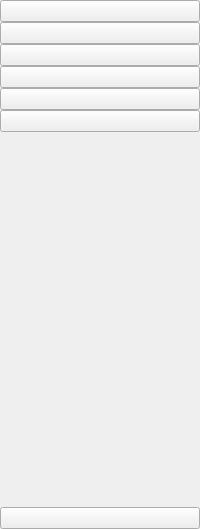
     <widget class="QWidget" name="icon_only_widget" native="true">
      <layout class="QVBoxLayout" name="verticalLayout_3">
       <property name="spacing">
        <number>0</number>
       </property>
       <property name="leftMargin">
        <number>0</number>
       </property>
       <property name="topMargin">
        <number>0</number>
       </property>
       <property name="rightMargin">
        <number>0</number>
       </property>
       <property name="bottomMargin">
        <number>0</number>
       </property>
       <item>
        <layout class="QVBoxLayout" name="verticalLayout">
         <property name="spacing">
          <number>0</number>
         </property>
         <item>
          <widget class="QPushButton" name="parede_btn_1">
           <property name="text">
            <string/>
           </property>
           <property name="icon">
            <iconset resource="resource.qrc">
             <normaloff>:/icon/icon/parede_off.svg</normaloff>
             <normalon>:/icon/icon/parede_on.svg</normalon>:/icon/icon/parede_off.svg</iconset>
           </property>
           <property name="iconSize">
            <size>
             <width>30</width>
             <height>30</height>
            </size>
           </property>
           <property name="checkable">
            <bool>true</bool>
           </property>
           <property name="autoExclusive">
            <bool>true</bool>
           </property>
          </widget>
         </item>
         <item>
          <widget class="QPushButton" name="porta_btn_1">
           <property name="text">
            <string/>
           </property>
           <property name="icon">
            <iconset resource="resource.qrc">
             <normaloff>:/icon/icon/porta_off.svg</normaloff>
             <normalon>:/icon/icon/porta_on.svg</normalon>:/icon/icon/porta_off.svg</iconset>
           </property>
           <property name="iconSize">
            <size>
             <width>30</width>
             <height>30</height>
            </size>
           </property>
           <property name="checkable">
            <bool>true</bool>
           </property>
           <property name="autoExclusive">
            <bool>true</bool>
           </property>
          </widget>
         </item>
         <item>
          <widget class="QPushButton" name="janela_btn_1">
           <property name="text">
            <string/>
           </property>
           <property name="icon">
            <iconset resource="resource.qrc">
             <normaloff>:/icon/icon/janela_off.svg</normaloff>
             <normalon>:/icon/icon/janela_on.svg</normalon>:/icon/icon/janela_off.svg</iconset>
           </property>
           <property name="iconSize">
            <size>
             <width>30</width>
             <height>30</height>
            </size>
           </property>
           <property name="checkable">
            <bool>true</bool>
           </property>
           <property name="autoExclusive">
            <bool>true</bool>
           </property>
          </widget>
         </item>
         <item>
          <widget class="QPushButton" name="cobertura_btn_1">
           <property name="text">
            <string/>
           </property>
           <property name="icon">
            <iconset resource="resource.qrc">
             <normaloff>:/icon/icon/cobertura_off.svg</normaloff>
             <normalon>:/icon/icon/cobertura_on.svg</normalon>:/icon/icon/cobertura_off.svg</iconset>
           </property>
           <property name="iconSize">
            <size>
             <width>30</width>
             <height>30</height>
            </size>
           </property>
           <property name="checkable">
            <bool>true</bool>
           </property>
           <property name="autoExclusive">
            <bool>true</bool>
           </property>
          </widget>
         </item>
         <item>
          <widget class="QPushButton" name="pessoas_btn_1">
           <property name="text">
            <string/>
           </property>
           <property name="icon">
            <iconset resource="resource.qrc">
             <normaloff>:/icon/icon/interno_off.svg</normaloff>
             <normalon>:/icon/icon/interno_on.svg</normalon>:/icon/icon/interno_off.svg</iconset>
           </property>
           <property name="iconSize">
            <size>
             <width>30</width>
             <height>30</height>
            </size>
           </property>
           <property name="checkable">
            <bool>true</bool>
           </property>
           <property name="autoExclusive">
            <bool>true</bool>
           </property>
          </widget>
         </item>
         <item>
          <widget class="QPushButton" name="ilum_btn_1">
           <property name="text">
            <string/>
           </property>
           <property name="icon">
            <iconset resource="resource.qrc">
             <normaloff>:/icon/icon/outros_off.svg</normaloff>
             <normalon>:/icon/icon/outros_on.svg</normalon>:/icon/icon/outros_off.svg</iconset>
           </property>
           <property name="iconSize">
            <size>
             <width>30</width>
             <height>30</height>
            </size>
           </property>
           <property name="checkable">
            <bool>true</bool>
           </property>
           <property name="autoExclusive">
            <bool>true</bool>
           </property>
          </widget>
         </item>
        </layout>
       </item>
       <item>
        <spacer name="verticalSpacer">
         <property name="orientation">
          <enum>Qt::Vertical</enum>
         </property>
         <property name="sizeHint" stdset="0">
          <size>
           <width>20</width>
           <height>375</height>
          </size>
         </property>
        </spacer>
       </item>
       <item>
        <widget class="QPushButton" name="exit_btn_1">
         <property name="styleSheet">
          <string notr="true"/>
         </property>
         <property name="text">
          <string/>
         </property>
         <property name="icon">
          <iconset resource="resource.qrc">
           <normaloff>:/icon/icon/add.ico</normaloff>:/icon/icon/add.ico</iconset>
         </property>
         <property name="iconSize">
          <size>
           <width>30</width>
           <height>30</height>
          </size>
         </property>
        </widget>
       </item>
      </layout>
     </widget>
